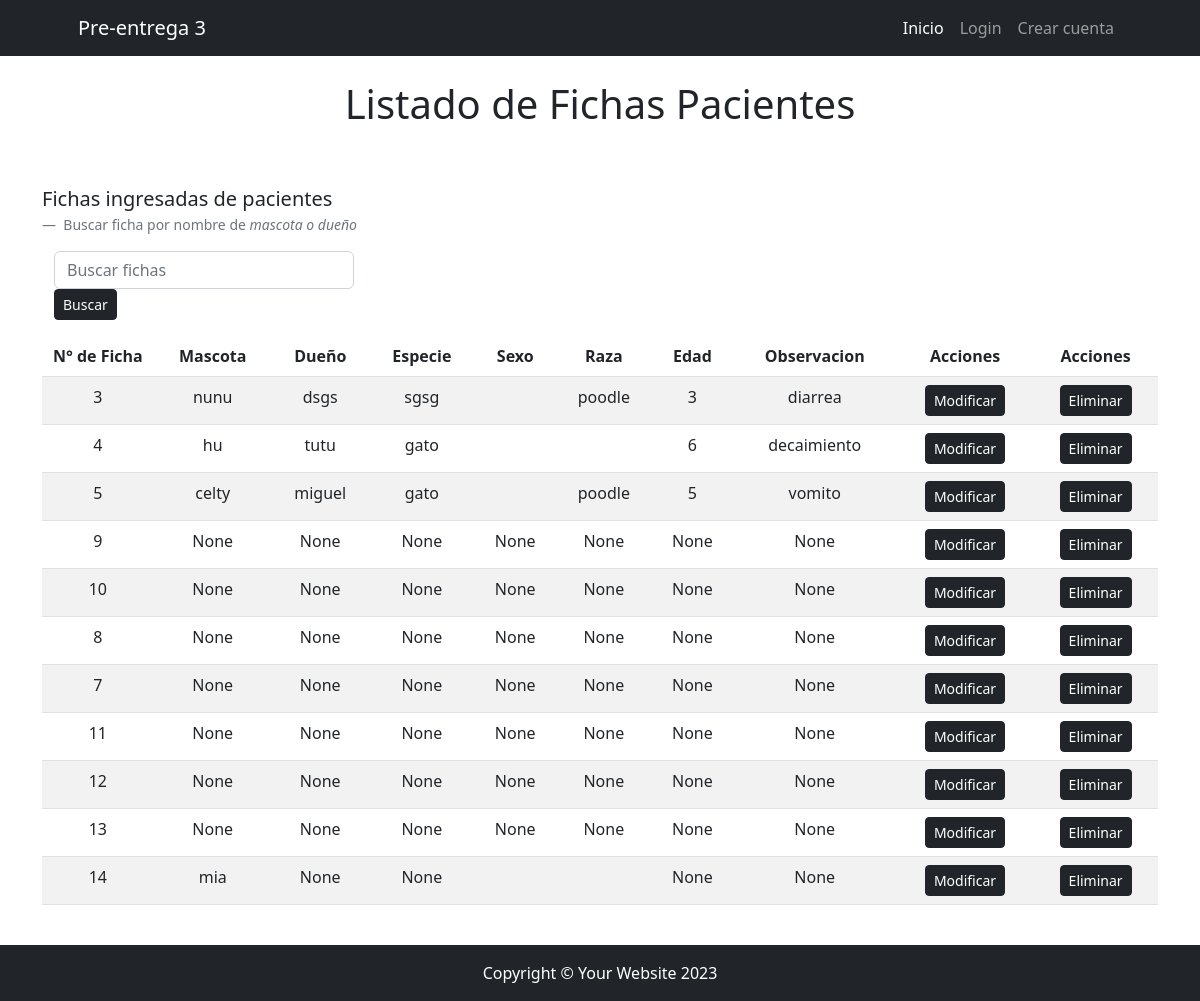
The app's page /tienda/lista/list with its own data.
### tienda/models.py (models this page shows, shortened)
class Ficha(models.Model):
    numero_ficha = models.PositiveIntegerField(unique=True)
    mascota = models.ForeignKey(Mascota, on_delete=models.SET_NULL, null=True, blank=True)
    dueño = models.ForeignKey(Dueño, on_delete=models.SET_NULL, null=True, blank=True)
    especie = models.ForeignKey(Especie, on_delete=models.SET_NULL, null=True, blank=True)
    consulta = models.ForeignKey(Consulta, on_delete=models.SET_NULL, null=True, blank=True)
    @property
    def edad_mascota(self):
        return self.mascota.edad if self.mascota else None
    @property
    def sexo_mascota(self):
        return self.mascota.sexo if self.mascota else None
    @property
    def raza_mascota(self):
        return self.mascota.raza if self.mascota else None

class Mascota(models.Model):
    nombre = models.CharField(max_length=255)
    edad = models.PositiveIntegerField(null=True, blank=True)
    sexo = models.CharField(max_length=10, null=True, blank=True)
    raza = models.CharField(max_length=255, null=True, blank=True)
    def __str__(self) -> str:
        return self.nombre

class Dueño(models.Model):
    nombre = models.CharField(max_length=255)
    def __str__(self) -> str:
        return self.nombre

class Especie(models.Model):
    nombre = models.CharField(max_length=255)
    def __str__(self) -> str:
        return self.nombre

class Consulta(models.Model):
    nombre = models.CharField(max_length=255)
    def __str__(self) -> str:
        return self.nombre

### tienda/views.py (the view)
# urls.py: path("lista/list", FichaListView.as_view(), name="lista"),
class FichaListView(ListView):
    model = Ficha
    def get_queryset(self) -> QuerySet[Any]:
        queryset = super().get_queryset()
        busqueda = self.request.GET.get("busqueda")
        if busqueda:
            queryset = Ficha.objects.filter(
                Q(dueño__nombre__icontains=busqueda) | Q(mascota__nombre__icontains=busqueda)
            )
        return queryset

### tienda/templates/tienda/ficha_list.html
{% extends 'core/base.html' %}
{% block bode_title %}
Listado de Fichas Pacientes
{% endblock bode_title %}
{% block content %}
<figure>
  <blockquote class="blockquote">
    <p>Fichas ingresadas de pacientes</p>
  </blockquote>
  <figcaption class="blockquote-footer">
    Buscar ficha por nombre de <cite title="Source Title">mascota o dueño</cite>
  </figcaption>
</figure>
<div class="container">
    <form method="get" action="" class="form-inline mb-3">
        <input type="text" name="busqueda" class="form-control mr-2" style="width: 300px;" placeholder="Buscar fichas" value="{{ request.GET.busqueda }}">
        <button class="btn btn-dark btn-sm text-white" type="submit">Buscar</button>
    </form>
</div>
{% if object_list %}
    <table class="table table-striped table-hover text-center">
        <thead class="thead-dark">
            <tr>
                <th scope="col" class="columna-ficha" >N° de Ficha</th>
                <th scope="col">Mascota</th>
                <th scope="col">Dueño</th>
                <th scope="col">Especie</th>
                <th scope="col">Sexo</th>
                <th scope="col">Raza</th>
                <th scope="col">Edad</th>
                <th scope="col">Observacion</th>
                <th scope="col">Acciones</th>
                <th scope="col">Acciones</th>
            </tr>
        </thead>
        <tbody>
            {% for ficha in object_list %}
            <tr>
                <td>{{ ficha.numero_ficha }}</td>
                <td>{{ ficha.mascota }}</td>
                <td>{{ ficha.dueño }}</td>
                <td>{{ ficha.especie }}</td>
                <td>{{ ficha.sexo_mascota }}</td>
                <td>{{ ficha.raza_mascota }}</td>
                <td>{{ ficha.edad_mascota }}</td>
                <td>{{ ficha.consulta }}</td>
                <td><a href="{% url 'tienda:modificacion' pk=ficha.pk %}" class="btn btn-dark btn-sm text-white">Modificar</a></td>
                <td><a href="{% url 'tienda:eliminar' pk=ficha.pk %}" class="btn btn-dark btn-sm text-white">Eliminar</a></td>
            </tr>
            {% endfor %}
        </tbody>
    </table>
{% else %}
    <p>No se encontraron fichas que coincidan con la búsqueda.</p>
{% endif %}
{% endblock content %}

### core/static/core/css/main.css (style rules this page uses)
.columna-ficha { width: 10%; }

### records on screen
Ficha: numero_ficha "3", mascota "nunu", dueño "dsgs", especie "sgsg", raza_mascota "poodle", edad_mascota "3", consulta "diarrea"
Ficha: numero_ficha "4", mascota "hu", dueño "tutu", especie "gato", edad_mascota "6", consulta "decaimiento"
Ficha: numero_ficha "5", mascota "celty", dueño "miguel", especie "gato", raza_mascota "poodle", edad_mascota "5", consulta "vomito"
Ficha: numero_ficha "9", mascota "None", dueño "None", especie "None", sexo_mascota "None", raza_mascota "None", edad_mascota "None", consulta "None"
Ficha: numero_ficha "10", mascota "None", dueño "None", especie "None", sexo_mascota "None", raza_mascota "None", edad_mascota "None", consulta "None"
Ficha: numero_ficha "8", mascota "None", dueño "None", especie "None", sexo_mascota "None", raza_mascota "None", edad_mascota "None", consulta "None"
Ficha: numero_ficha "7", mascota "None", dueño "None", especie "None", sexo_mascota "None", raza_mascota "None", edad_mascota "None", consulta "None"
Ficha: numero_ficha "11", mascota "None", dueño "None", especie "None", sexo_mascota "None", raza_mascota "None", edad_mascota "None", consulta "None"
Ficha: numero_ficha "12", mascota "None", dueño "None", especie "None", sexo_mascota "None", raza_mascota "None", edad_mascota "None", consulta "None"
Ficha: numero_ficha "13", mascota "None", dueño "None", especie "None", sexo_mascota "None", raza_mascota "None", edad_mascota "None", consulta "None"
Ficha: numero_ficha "14", mascota "mia", dueño "None", especie "None", edad_mascota "None", consulta "None"
